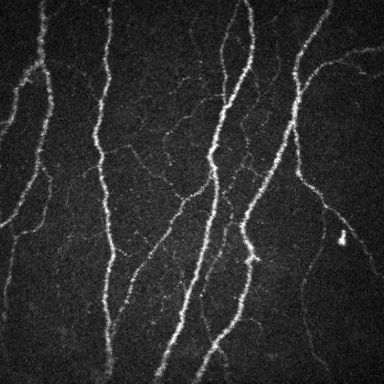
#> input picture superccm/impl/topology/ref.png, 384 x 384 px
$ python -i read.py   (imports and definitions only)
#> lines starting #> are read from the running program, lines starting #| are printed output that depends on the picture; after the words box and inside, x2 and y2 are one past the last pixel; in counts of white or black regions, pixels touching at a corner belong together
#> further down, picture is the input picture: shape (384, 384); min 0, max 255, mean 44.3
import numpy as np
import cv2
from PIL import Image
from pathlib import Path


KERNEL = cv2.getStructuringElement(cv2.MORPH_ELLIPSE, (5, 5))


def _roi(gray_img):
    """ Get the actual area and size of the corneal nerve image in the image. """
    _, binary = cv2.threshold(gray_img, 0, 255, cv2.THRESH_BINARY)
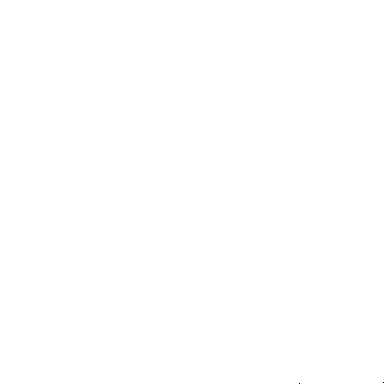
#> binary: shape (384, 384); 100% white; black in thin lines or dots, all inside (x1, y1, x2, y2) = (299, 382, 384, 384)
    num_labels, labels, stats, _ = cv2.connectedComponentsWithStats(binary, 8)
#> num_labels = 2; stats = [[299, 382, 85, 2, 2], [0, 0, 384, 384, 147454]]
    if num_labels <= 1:
        return None, 0

    largest_label = 1 + np.argmax(stats[1:, cv2.CC_STAT_AREA])
#> largest_label = 1
    x, y, w, h, area = stats[largest_label]
#> x = 0; y = 0; w = 384; h = 384; area = 147454

    mask = (labels == largest_label).astype(np.uint8) * 255
    mask = cv2.morphologyEx(mask, cv2.MORPH_CLOSE, KERNEL)
#> mask: shape (384, 384); every value is 255
    area = cv2.countNonZero(mask)
#> area = 147456

    roi = gray_img[y:y + h, x:x + w]
    mask = mask[y:y + h, x:x + w]
    return roi, mask, area


# [51 lines left out: function read_image, not called in this run]

>>> import cv2
>>> picture = cv2.imread('../topology/ref.png', cv2.IMREAD_GRAYSCALE)
>>> result = _roi(picture)
